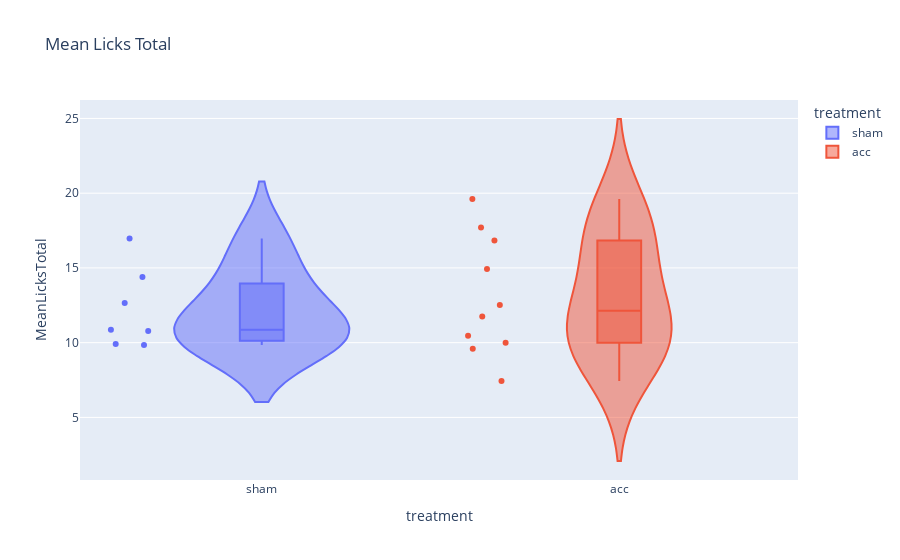

This figure's notebook cell:
### Markdown cell above
### Licking

### Code cell
plotting.plot_session_mean(sdf_post, "MeanLicksTotal", cat, title="Mean Licks Total")

### Figure 1 — Plotly figure (JSON) as saved in the notebook; plotly's stock layout.template omitted (floating-point values rounded to 4 significant figures)
{"data": [{"alignmentgroup": "True", "box": {"visible": true}, "hovertemplate": "treatment=%{x}<br>MeanLicksTotal=%{y}<extra></extra>", "legendgroup": "sham", "marker": {"color": "#636efa"}, "name": "sham", "offsetgroup": "sham", "orientation": "v", "points": "all", "scalegroup": "True", "showlegend": true, "type": "violin", "x": ["sham", "sham", "sham", "sham", "sham", "sham", "sham"], "x0": " ", "xaxis": "x", "y": [14.39, 10.78, 9.838, 12.65, 16.97, 10.86, 9.919], "y0": " ", "yaxis": "y"}, {"alignmentgroup": "True", "box": {"visible": true}, "hovertemplate": "treatment=%{x}<br>MeanLicksTotal=%{y}<extra></extra>", "legendgroup": "acc", "marker": {"color": "#EF553B"}, "name": "acc", "offsetgroup": "acc", "orientation": "v", "points": "all", "scalegroup": "True", "showlegend": true, "type": "violin", "x": ["acc", "acc", "acc", "acc", "acc", "acc", "acc", "acc", "acc", "acc"], "x0": " ", "xaxis": "x", "y": [16.83, 14.93, 10.46, 9.591, 9.987, 11.76, 12.53, 19.61, 17.71, 7.433], "y0": " ", "yaxis": "y"}], "layout": {"legend": {"title": {"text": "treatment"}, "tracegroupgap": 0}, "title": {"text": "Mean Licks Total"}, "violinmode": "overlay", "xaxis": {"anchor": "y", "categoryarray": ["sham", "acc"], "categoryorder": "array", "domain": [0, 1], "title": {"text": "treatment"}}, "yaxis": {"anchor": "x", "domain": [0, 1], "title": {"text": "MeanLicksTotal"}}}}
